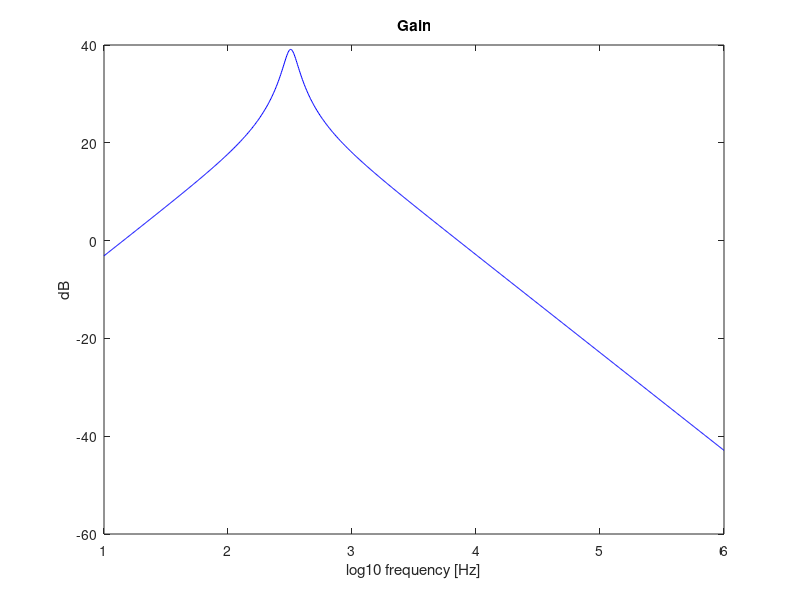
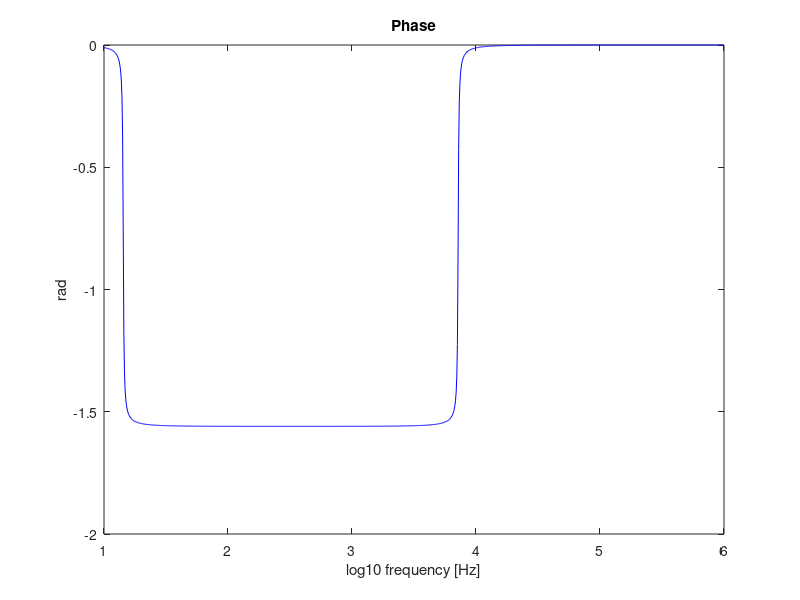

Write the MATLAB code that produced these figures, in order. (Note: this script raises an error after producing the figures.)


% file = fopen("../doc/GainStage_OP.tex", "w");
% fprintf(file, "VEQ & %e\\\\ \\\hline\n", VEQ);
% fprintf(file, "IB1 & %e\\\\ \\\hline\n", IB1);
% fprintf(file, "IC1 & %e\\\\ \\\hline\n", IC1);
% fprintf(file, "VEQ & %e\\\\ \\\hline\n", IE1);
% fprintf(file, "VE1 & %e\\\\ \\\hline\n", VE1);
% fprintf(file, "V01 & %e\\\\ \\\hline\n", VO1);
% fprintf(file, "VCE & %e\\\\ \\\hline\n", VCE);
% fclose(file);

% file = fopen("../doc/GainStage_AC.tex", "w");
% fprintf(file, "gm1 & %e\\\\ \\\hline\n", gm1);
% fprintf(file, "$r \pi 1$ & %e\\\\ \\\hline\n", rpi1);
% fprintf(file, "r01 & %e\\\\ \\\hline\n", ro1);
% fprintf(file, "AV1 & %e\\\\ \\\hline\n", AV1);
% fprintf(file, "$AV1_{DB}$ & %e\\\\ \\\hline\n", AVI_DB);
% fprintf(file, "ZI1& %e\\\\ \\\hline\n", ZI1);
% fprintf(file, "ZO1 & %e\\\\ \\\hline\n", ZO1);
% fclose(file);

% file = fopen("../doc/OutputStage_OP.tex", "w");
% fprintf(file, "VI2 & %e\\\\ \\\hline\n", VO1);
% fprintf(file, "IC2 & %e\\\\ \\\hline\n", IC2);
% fprintf(file, "IE2 & %e\\\\ \\\hline\n", IE2);
% fprintf(file, "VO2 & %e\\\\ \\\hline\n", VO2);
% fclose(file);

% file = fopen("../doc/OutputStage_AC.tex", "w");
% fprintf(file, "gm2 & %e\\\\ \\\hline\n", gm2);
% fprintf(file, "$r \pi 2$ & %e\\\\ \\\hline\n", 1/gpi2);
% fprintf(file, "r02 & %e\\\\ \\\hline\n", 1/go2);
% fprintf(file, "AV2 & %e\\\\ \\\hline\n", AV2);
% fprintf(file, "$AV_{DB}$ & %e\\\\ \\\hline\n", 20*log10(AV2));
% fprintf(file, "ZI2 & %e\\\\ \\\hline\n", ZI2);
% fprintf(file, "ZO2 & %e\\\\ \\\hline\n", ZO2);
% fclose(file);


% %total
% gB = 1/(1/gpi2+ZO1)
% AV = (gB+gm2/gpi2*gB)/(gB+ge2+go2+gm2/gpi2*gB)*AV1
% AV_DB = 20*log10(abs(AV))
% ZI=ZI1
% ZO=1/(go2+gm2/gpi2*gB+ge2+gB)


% file = fopen("../doc/Final.tex", "w");
% fprintf(file, "AV & %e\\\\ \\\hline\n", AV);
% fprintf(file, "$AV_{DB}$ & %e\\\\ \\\hline\n", AV_DB);
% fprintf(file, "ZI & %e\\\\ \\\hline\n", ZI);
% fprintf(file, "ZO & %e\\\\ \\\hline\n", ZO);
% fclose(file);

jj = 1;

Cmax = 1e-6;
Cmin = 220e-9;

R1k = 1e3;
R10k = 10e3;
R100k = 100e3;

invR1 = 3./R1k + 3./R10k;
invR2 = 3./R100k;

invC1 = 3./Cmax;
invC2 = 3./Cmin;


TGain = zeros(1, 10);
TGain_DB = zeros(1, 10);
phase = zeros(1, 10);
logfreq = zeros(1, 10);

C1  = 1./invC1;
C2 = 1./invC2;

R1 = 1./invR1;
R2 = 1./invR2;   

vin = 1.;

for t = 1:0.005:6

omega = 2*pi*power(10, t);
ZC1 = 1./(I*omega*C1);
ZC2 = 1./(I*omega*C2);

eq1 = [1./R1 + 1./ZC2 + 1./ZC1, -1./ZC2];
eq2 = [-1./ZC1, -1./R2];
A = [eq1; eq2];

B = [vin/R1; 0];

X = A\B;
Vout = X(2);
TGain(jj) = Vout*vin;
TGain_DB(jj) = 20*log10(abs(TGain(jj)));
phase(jj) = atan(TGain(jj));
logfreq(jj) = t;

jj = jj +1;
endfor

figure
plot(logfreq, TGain_DB, "b");
title("Gain");
ylabel ("dB");
xlabel ("log10 frequency [Hz]");
print ("gain.eps", "-depsc");

figure
plot(logfreq, phase, "b");
title("Phase");
ylabel ("rad");
xlabel ("log10 frequency [Hz]");
print ("phase.eps", "-depsc");


[Gmax, idxfreqmax] = max(TGain_DB)

freqmax = power(10, logfreq(idxfreqmax))

%impedance input

omega = 2*pi*freqmax;
ZC1 = 1./(I*omega*C1);
ZC2 = 1./(I*omega*C2);

eq1 = [1./R1 + 1./ZC2 + 1./ZC1, -1./ZC2];
eq2 = [-1./ZC1, -1./R2];
A = [eq1; eq2];

B = [vin/R1; 0];

X = A\B;

current_in = -(vin -X(1))/R1
zinput = vin/current_in


file = fopen("../doc/ResultsTheoretical.tex", "w");
fprintf(file, "$Z_{input}$ & %e\\\\ \\\hline\n", zinput);
fprintf(file, "$Z_{output}$ & %e\\\\ \\\hline\n", 0);
fprintf(file, "Max $Gain_{dB}$ & %e\\\\ \\\hline\n", Gmax);
fprintf(file, "Central frequency [Hz] & %e\\\\ \\\hline\n", freqmax);
fclose(file);